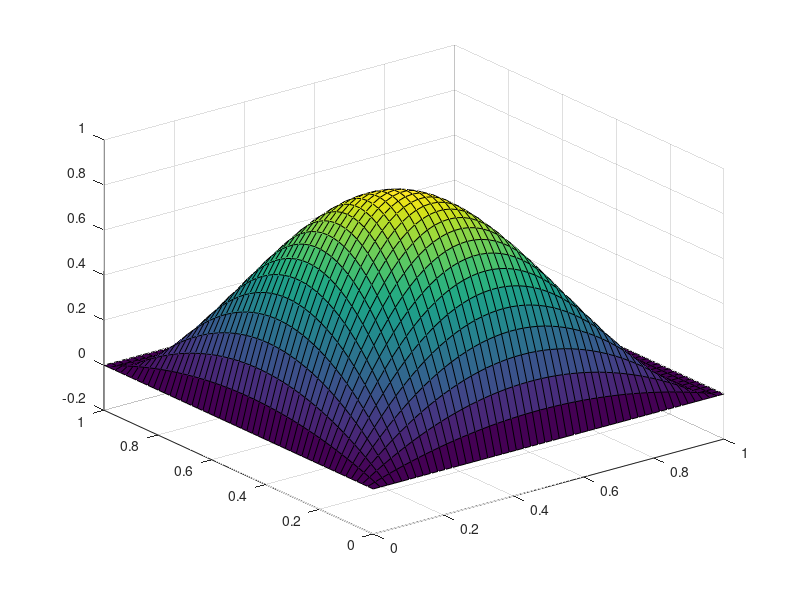

The MATLAB script that drew this image:
% https://link.springer.com/article/10.1007/s00466-019-01760-w
close all;

d = 2

if d == 2

  phi0 = @(x, y) (1 - x - y);
  phi1 = @(x, y) x;
  phi2 = @(x, y) y;

  bubble = @(x, y) (x + y <= 1) .* 27 .* (1.0 - x - y) .* x .* y

  range = linspace (0, 1, 50);
  [X, Y] = meshgrid (range, range);


  surf (X, Y, bubble(X, Y));
else
  phi0 = @(x, y, z) (1 - x - y - z);
  phi1 = @(x, y, z) x;
  phi2 = @(x, y, z) y;


  bubble = @(x, y, z) (x + y + z <= 1) .* 256 .* (1.0 - x - y - z) .* x .* y .* z

  range = linspace (0, 1, 500);
  [X, Y, Z] = meshgrid (range, range, range);

  v = bubble(X, Y, Z);

  disp(max(v(:)))
end
